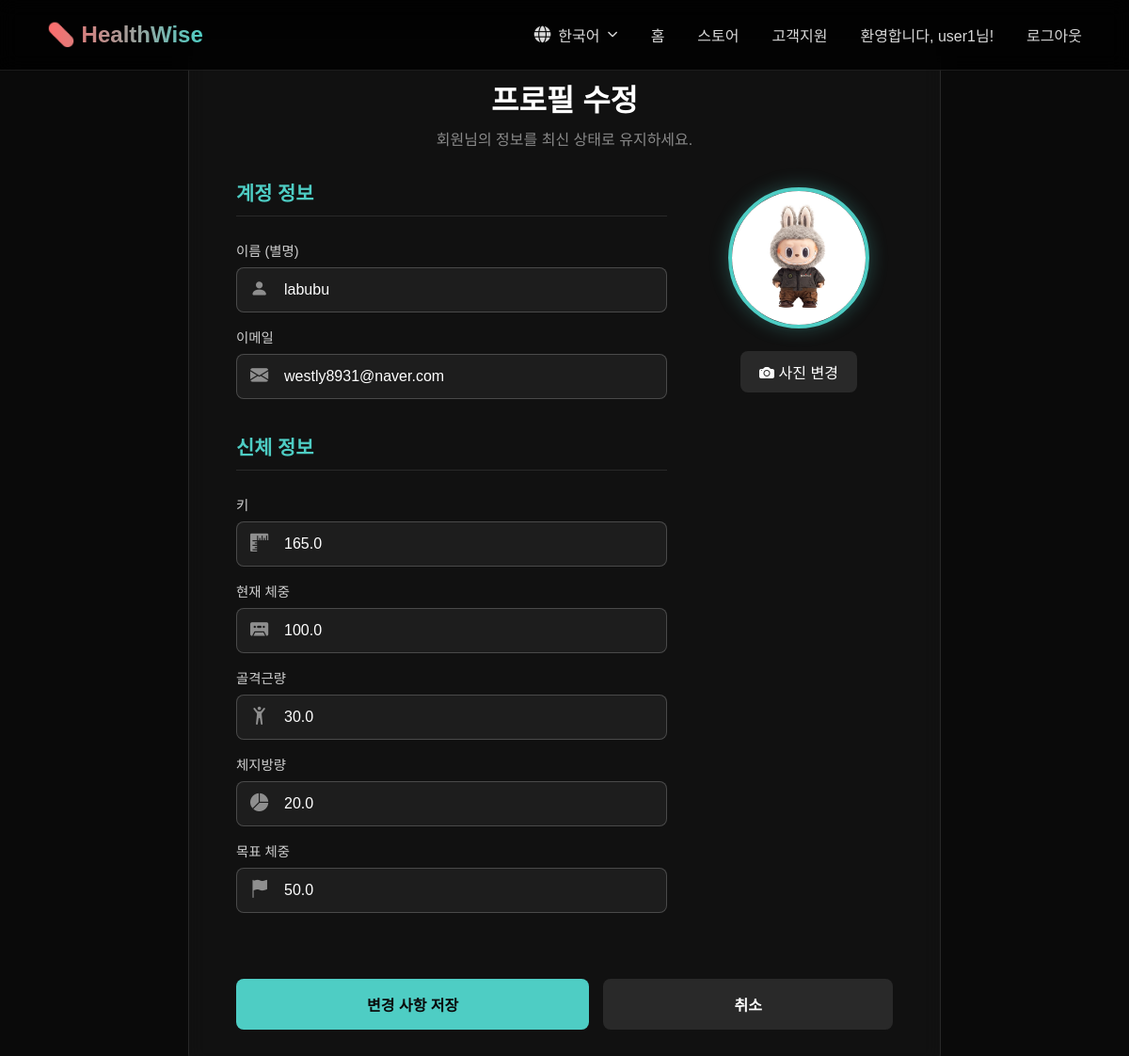
The app's page /accounts/profile/edit/ (signed in) with its own data.
### accounts/models.py (models this page shows, shortened)
class Profile(models.Model):
    user = models.OneToOneField(User, on_delete=models.CASCADE)
    image = models.ImageField(upload_to='profile_pics/', default='profile_pics/avatar-default.jpeg')
    height = models.FloatField(null=True, blank=True)
    current_weight = models.FloatField(null=True, blank=True)
    target_weight = models.FloatField(null=True, blank=True)
    skeletal_muscle_mass = models.FloatField(null=True, blank=True)
    body_fat_mass = models.FloatField(null=True, blank=True)
    active_title = models.ForeignKey(
        UserAchievement,
        on_delete=models.SET_NULL, # 칭호의 원본 업적이 삭제되어도 프로필은 유지
        null=True,
        blank=True,
        related_name='activated_by_profile', # 역참조 이름 충돌 방지
        help_text="사용자가 설정한 대표 칭호"
    )

### accounts/views.py (the view)
# urls.py: path('profile/edit/', views.profile_edit, name='profile_edit'),
@login_required
def profile_edit(request):
    profile, created = Profile.objects.get_or_create(user=request.user)
    try:
        previous_profile_data = {
            'target_weight': profile.target_weight,
            'current_weight': profile.current_weight,
            'image': profile.image,
        }
    except Profile.DoesNotExist:
        previous_profile_data = {}
    if request.method == 'POST':
        user_form = UserUpdateForm(request.POST, instance=request.user)
        profile_form = ProfileUpdateForm(request.POST, request.FILES, instance=profile)
        if user_form.is_valid() and profile_form.is_valid():
            user_form.save()
            saved_profile = profile_form.save()
            today = timezone.now().date()
            DailyHealthMetric.objects.update_or_create(
                user=request.user,
                date=today,
                defaults={
                    'weight': saved_profile.current_weight,
                    'skeletal_muscle_mass': saved_profile.skeletal_muscle_mass,
                    'body_fat_mass': saved_profile.body_fat_mass,
                }
            )
            check_and_award_achievement(request, request.user, 'first_fitness_profile')
            if saved_profile.image and not previous_profile_data.get('image'):
                check_and_award_achievement(request, request.user, 'first_profile_image')
            if saved_profile.target_weight and not previous_profile_data.get('target_weight'):
                check_and_award_achievement(request, request.user, 'first_target_weight')
            if saved_profile.current_weight or saved_profile.skeletal_muscle_mass or saved_profile.body_fat_mass:
                check_and_award_achievement(request, request.user, 'first_body_record')
            required_fields = [
                saved_profile.height, saved_profile.current_weight, saved_profile.target_weight,
                saved_profile.skeletal_muscle_mass, saved_profile.body_fat_mass
            ]
            if all(required_fields):
                check_and_award_achievement(request, request.user, 'profile_perfectionist')
            if saved_profile.target_weight and saved_profile.current_weight:
                if saved_profile.current_weight <= saved_profile.target_weight:
                    check_and_award_achievement(request, request.user, 'target_weight_achieved')
            messages.success(request, t('프로필 정보가 성공적으로 업데이트되었습니다!'))
            return redirect('web:services')
        else:
            messages.error(request, t('입력된 정보를 다시 확인해주세요.'))
    else:
        user_form = UserUpdateForm(instance=request.user)
        profile_form = ProfileUpdateForm(instance=profile)
    context = {
        'user_form': user_form,
        'profile_form': profile_form,
        'active_title': profile.active_title
    }
    return render(request, 'accounts/profile_edit.html', context)

### accounts/templates/accounts/profile_edit.html (shortened to what this page needs)
{% extends "base.html" %}
{% load static custom_translate i18n %}
{% block content %}
<link rel="stylesheet" href="https://cdn.jsdelivr.net/npm/bootstrap-icons@1.11.3/font/bootstrap-icons.min.css">
<div class="profile-edit-wrapper">
    <div class="profile-edit-card">
        <div class="profile-edit-header">
            <h1> {% t '프로필 수정' %} </h1>
            <p> {% t '회원님의 정보를 최신 상태로 유지하세요.' %} </p>
        </div>
        <form method="POST" enctype="multipart/form-data">
            <div class="form-content-grid">
                <div class="form-fields-column">
                    <h2 class="form-section-title"> {% t '계정 정보' %} </h2>
                    <div class="form-group">
                        <label for="{{ user_form.first_name.id_for_label }}">{{ user_form.first_name.label }}</label>
                        <div class="input-with-icon">
                            <i class="bi bi-person-fill form-icon"></i>
                            {{ user_form.first_name }}
                        </div>
                    </div>
                    <div class="form-group">
                        <label for="{{ user_form.email.id_for_label }}"> {% t '이메일' %} </label>
                        <div class="input-with-icon">
                            <i class="bi bi-envelope-fill form-icon"></i>
                            {{ user_form.email }}
                        </div>
                    </div>
                    <h2 class="form-section-title" style="margin-top: 20px;"> {% t '신체 정보' %} </h2>
                    <div class="form-group">
                        <label for="{{ profile_form.height.id_for_label }}">{{ profile_form.height.label }}</label>
                        <div class="input-with-icon">
                            <i class="bi bi-rulers form-icon"></i>
                            {{ profile_form.height }}
                        </div>
                    </div>
                    <div class="form-group">
                        <label for="{{ profile_form.current_weight.id_for_label }}">{{ profile_form.current_weight.label }}</label>
                        <div class="input-with-icon">
                            <i class="bi bi-cassette-fill form-icon"></i>
                            {{ profile_form.current_weight }}
                        </div>
                    </div>
                    <div class="form-group">
                        <label for="{{ profile_form.skeletal_muscle_mass.id_for_label }}">{{ profile_form.skeletal_muscle_mass.label }}</label>
                        <div class="input-with-icon">
                            <i class="bi bi-person-arms-up form-icon"></i>
                            {{ profile_form.skeletal_muscle_mass }}
                        </div>
                    </div>
                    <div class="form-group">
                        <label for="{{ profile_form.body_fat_mass.id_for_label }}">{{ profile_form.body_fat_mass.label }}</label>
                        <div class="input-with-icon">
                            <i class="bi bi-pie-chart-fill form-icon"></i>
                            {{ profile_form.body_fat_mass }}
                        </div>
                    </div>
                    <div class="form-group">
                        <label for="{{ profile_form.target_weight.id_for_label }}">{{ profile_form.target_weight.label }}</label>
                        <div class="input-with-icon">
                            <i class="bi bi-flag-fill form-icon"></i>
                            {{ profile_form.target_weight }}
                        </div>
                    </div>
                </div>
                <div class="avatar-column">
                    <div class="avatar-upload-section">
                        <img src="{% if user.profile.image and user.profile.image.url %}{{ user.profile.image.url }}{% else %}{% static 'web/images/default_avatar.png' %}{% endif %}" alt="Avatar Preview" class="avatar-preview" id="avatar-preview">
                        <label for="id_image" class="avatar-upload-label">
                            <i class="bi bi-camera-fill"></i> {% t '사진 변경' %} </label>
                    </div>
                </div>
                <div class="form-actions">
                    <button type="submit" class="btn btn-save"> {% t '변경 사항 저장' %} </button>
                    <a href="{% url 'web:services' %}" class="btn btn-cancel"> {% t '취소' %} </a>
                </div>
            </div>
        </form>
    </div>
</div>
{% endblock %}

### web/templates/web/_header.html (shortened to what this page needs)
{% load static i18n custom_translate %}
<link rel="stylesheet" href="https://cdnjs.cloudflare.com/ajax/libs/font-awesome/6.5.1/css/all.min.css" />
<nav class="nav-container">
    <a href="/" class="logo" style="text-decoration: none;">💊 HealthWise</a>
    <ul class="nav-menu">
        <li>
            <div class="language-dropdown-container">
                <button type="button" id="language-toggle-btn" class="nav-item">
                    <i class="fas fa-globe"></i>
                    <span class="language-text">
                        {% get_current_language as LANGUAGE_CODE %}
                        {% if LANGUAGE_CODE == 'ko' %}한국어
                        {% elif LANGUAGE_CODE == 'en' %}English
                        {% elif LANGUAGE_CODE == 'es' %}Español
                        {% else %}Language
                        {% endif %}
                    </span>
                    <i class="fas fa-chevron-down" style="font-size: 0.7em;"></i>
                </button>
                    {% get_current_language as LANGUAGE_CODE %}
            </div>
        </li>
        <li><a href="/" class="nav-item">{% t "홈" %}</a></li>
        <li><a href="{% url 'store:home' %}" class="nav-item">{% t "스토어" %}</a></li>
        <li><a href="{% url 'web:support' %}" class="nav-item {% if active_menu == 'support' %}active{% endif %}">{% t "고객지원" %}</a></li>
        {% if user.is_authenticated %}
            <li style="padding: 5px 0; color: rgba(255, 255, 255, 0.85); font-weight: 500;">{% t "환영합니다, {name}님!" name=user.username|default:_("사용자") %}</li>
            <li>
                <form id="logout-form" method="post" action="{% url 'accounts:logout' %}" style="display: inline;">
                    <button type="submit" class="nav-item" style="background: none; border: none; color: rgba(255, 255, 255, 0.85); cursor: pointer; padding: 5px 0; font-size: 1rem; font-weight: 500; font-family: inherit;">{% t "로그아웃" %}</button>
                </form>
            </li>
        {% else %}
            <li><a href="{% url 'accounts:login' %}" class="nav-item">{% t "로그인" %}</a></li>
            <li><a href="{% url 'accounts:signup' %}" class="nav-item">{% t "회원가입" %}</a></li>
        {% endif %}
    </ul>
</nav>

### records on screen
Profile: height "165.0", current_weight "100.0", skeletal_muscle_mass "30.0", body_fat_mass "20.0", target_weight "50.0"

### other values on screen
{{ user_form.first_name.label }} "이름 (별명)"
{{ profile_form.height.label }} "키"
{{ profile_form.current_weight.label }} "현재 체중"
{{ profile_form.skeletal_muscle_mass.label }} "골격근량"
{{ profile_form.body_fat_mass.label }} "체지방량"
{{ profile_form.target_weight.label }} "목표 체중"
